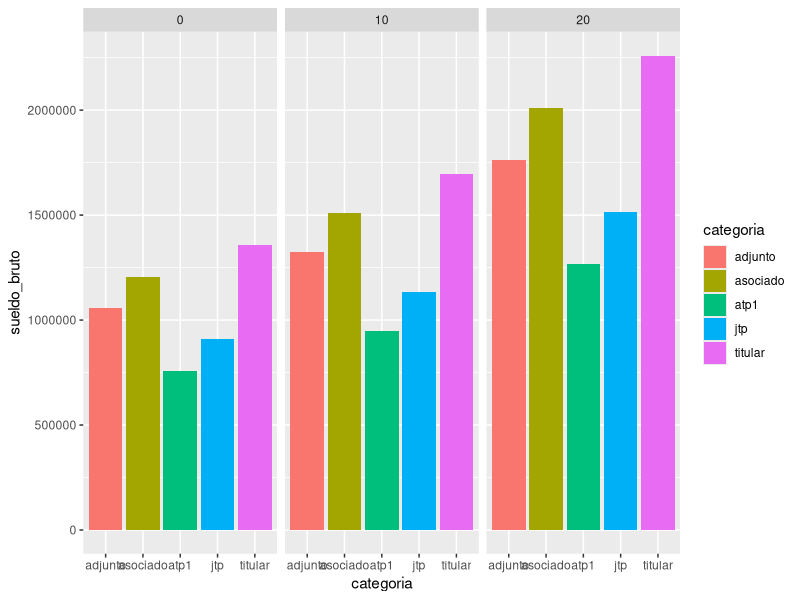
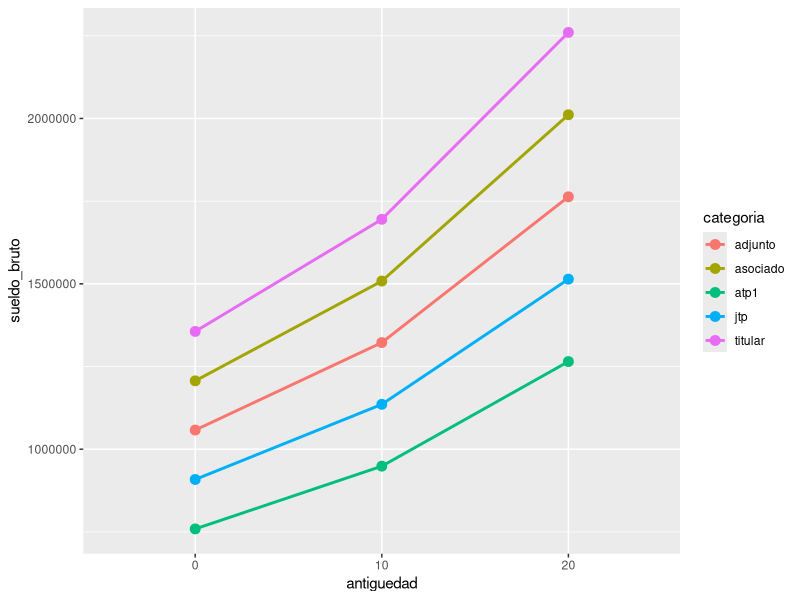

Recreate these plots in R, in order.
# LatinR 2024
#
# Tutorial: Llevá tus gráficos con ggplot2 al siguiente nivel
# Docentes: Noelia Stetie & Macarena Quiroga



# Paquetes y funciones #########################################################
library(tidyverse)



# Base de datos ################################################################

df <- read_csv("salarios_uba_sep_24.csv")

df <- df %>% 
  mutate(across(where(is.character), as.factor))
df <- df %>% 
  mutate(antiguedad = as.factor(antiguedad))


# categoria:
# dedicacion:
# antigüedad:
# sueldo_bruto
# cot_dolar:
# sueldo_dolar:



# Gráfico base en ggplot 2 #####################################################

# gráfico de barras
ggplot(df) + 
  aes(x = categoria, y = sueldo_bruto, fill = categoria) +
  geom_bar(stat = "identity", position = "dodge") +
  facet_wrap(~ antiguedad)

# gráfico de perfiles
ggplot(df) + 
  aes(x = antiguedad, y = sueldo_bruto, group = categoria, color = categoria) +
  geom_line(linewidth = 1) +
  geom_point(size = 3)


# Customización de texto #######################################################